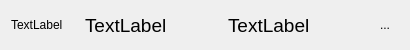
<?xml version="1.0" encoding="UTF-8"?>
<ui version="4.0">
 <class>Form</class>
 <widget class="QWidget" name="Form">
  <property name="geometry">
   <rect>
    <x>0</x>
    <y>0</y>
    <width>410</width>
    <height>46</height>
   </rect>
  </property>
  <property name="sizePolicy">
   <sizepolicy hsizetype="Preferred" vsizetype="Preferred">
    <horstretch>0</horstretch>
    <verstretch>0</verstretch>
   </sizepolicy>
  </property>
  <property name="windowTitle">
   <string>Form</string>
  </property>
  <layout class="QHBoxLayout" name="horizontalLayout">
   <item>
    <widget class="QLabel" name="countLabel">
     <property name="sizePolicy">
      <sizepolicy hsizetype="Preferred" vsizetype="Preferred">
       <horstretch>1</horstretch>
       <verstretch>0</verstretch>
      </sizepolicy>
     </property>
     <property name="toolTip">
      <string>Number of Samples</string>
     </property>
     <property name="text">
      <string>TextLabel</string>
     </property>
    </widget>
   </item>
   <item>
    <widget class="QLabel" name="averageLabel">
     <property name="sizePolicy">
      <sizepolicy hsizetype="Preferred" vsizetype="Preferred">
       <horstretch>2</horstretch>
       <verstretch>0</verstretch>
      </sizepolicy>
     </property>
     <property name="font">
      <font>
       <pointsize>14</pointsize>
      </font>
     </property>
     <property name="toolTip">
      <string>Sample mean</string>
     </property>
     <property name="text">
      <string>TextLabel</string>
     </property>
    </widget>
   </item>
   <item>
    <widget class="QLabel" name="stddevLabel">
     <property name="sizePolicy">
      <sizepolicy hsizetype="Preferred" vsizetype="Preferred">
       <horstretch>2</horstretch>
       <verstretch>0</verstretch>
      </sizepolicy>
     </property>
     <property name="font">
      <font>
       <pointsize>14</pointsize>
      </font>
     </property>
     <property name="toolTip">
      <string>Sample standard error</string>
     </property>
     <property name="text">
      <string>TextLabel</string>
     </property>
    </widget>
   </item>
   <item>
    <widget class="QToolButton" name="clearButton">
     <property name="minimumSize">
      <size>
       <width>28</width>
       <height>28</height>
      </size>
     </property>
     <property name="text">
      <string>...</string>
     </property>
     <property name="icon">
      <iconset resource="Experiment.qrc">
       <normaloff>:/openicon/icons/edit-clear-locationbar-rtl.png</normaloff>:/openicon/icons/edit-clear-locationbar-rtl.png</iconset>
     </property>
     <property name="iconSize">
      <size>
       <width>24</width>
       <height>24</height>
      </size>
     </property>
     <property name="autoRaise">
      <bool>true</bool>
     </property>
    </widget>
   </item>
  </layout>
 </widget>
 <resources>
  <include location="Experiment.qrc"/>
 </resources>
 <connections/>
</ui>
